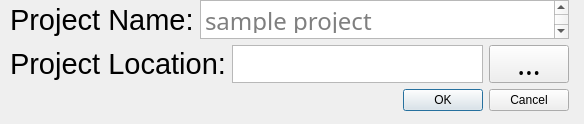
<?xml version="1.0" encoding="UTF-8"?>
<ui version="4.0">
 <class>NewProject</class>
 <widget class="QDialog" name="NewProject">
  <property name="geometry">
   <rect>
    <x>0</x>
    <y>0</y>
    <width>584</width>
    <height>124</height>
   </rect>
  </property>
  <property name="windowTitle">
   <string>Dialog</string>
  </property>
  <widget class="QWidget" name="">
   <property name="geometry">
    <rect>
     <x>10</x>
     <y>0</y>
     <width>559</width>
     <height>111</height>
    </rect>
   </property>
   <layout class="QVBoxLayout" name="verticalLayout_2">
    <item>
     <layout class="QVBoxLayout" name="verticalLayout">
      <item>
       <layout class="QHBoxLayout" name="horizontalLayout">
        <item>
         <widget class="QLabel" name="projectNameLabel">
          <property name="font">
           <font>
            <family>MS UI Gothic</family>
            <pointsize>22</pointsize>
           </font>
          </property>
          <property name="text">
           <string>Project Name:</string>
          </property>
         </widget>
        </item>
        <item>
         <widget class="QTextEdit" name="projectNameEdit">
          <property name="font">
           <font>
            <family>MS Gothic</family>
            <pointsize>18</pointsize>
           </font>
          </property>
          <property name="placeholderText">
           <string>sample project</string>
          </property>
         </widget>
        </item>
       </layout>
      </item>
      <item>
       <layout class="QHBoxLayout" name="horizontalLayout_2">
        <item>
         <widget class="QLabel" name="projectLocationLabel">
          <property name="font">
           <font>
            <family>MS UI Gothic</family>
            <pointsize>22</pointsize>
           </font>
          </property>
          <property name="text">
           <string>Project Location:</string>
          </property>
         </widget>
        </item>
        <item>
         <widget class="QTextEdit" name="projectLocationEdit">
          <property name="font">
           <font>
            <family>MS Gothic</family>
            <pointsize>10</pointsize>
           </font>
          </property>
          <property name="placeholderText">
           <string/>
          </property>
         </widget>
        </item>
        <item>
         <widget class="QPushButton" name="fileLocation">
          <property name="font">
           <font>
            <family>MS Gothic</family>
            <pointsize>22</pointsize>
           </font>
          </property>
          <property name="text">
           <string>...</string>
          </property>
         </widget>
        </item>
       </layout>
      </item>
     </layout>
    </item>
    <item>
     <widget class="QDialogButtonBox" name="buttonBox">
      <property name="orientation">
       <enum>Qt::Horizontal</enum>
      </property>
      <property name="standardButtons">
       <set>QDialogButtonBox::Cancel|QDialogButtonBox::Ok</set>
      </property>
     </widget>
    </item>
   </layout>
  </widget>
 </widget>
 <resources/>
 <connections>
  <connection>
   <sender>buttonBox</sender>
   <signal>accepted()</signal>
   <receiver>NewProject</receiver>
   <slot>accept()</slot>
   <hints>
    <hint type="sourcelabel">
     <x>248</x>
     <y>254</y>
    </hint>
    <hint type="destinationlabel">
     <x>157</x>
     <y>274</y>
    </hint>
   </hints>
  </connection>
  <connection>
   <sender>buttonBox</sender>
   <signal>rejected()</signal>
   <receiver>NewProject</receiver>
   <slot>reject()</slot>
   <hints>
    <hint type="sourcelabel">
     <x>316</x>
     <y>260</y>
    </hint>
    <hint type="destinationlabel">
     <x>286</x>
     <y>274</y>
    </hint>
   </hints>
  </connection>
 </connections>
</ui>
